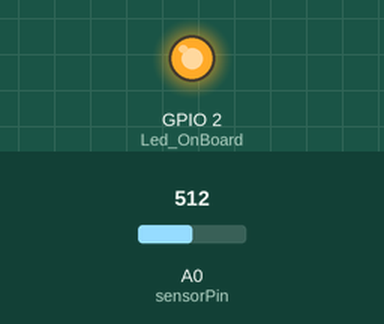
Recording of a sketch running on a simulated ESP8266 (NodeMCU). On the bench: output pins drawn as LEDs (lit = HIGH). The test bench sets the inputs (shaded band); at power-on: A0 (sensorPin) = 512. WiFi joins after 1.5 s; servers stay silent unless stated; what the sketch prints to the serial monitor is not drawn.

Above: at 5.6 s.
At 8.2 s:
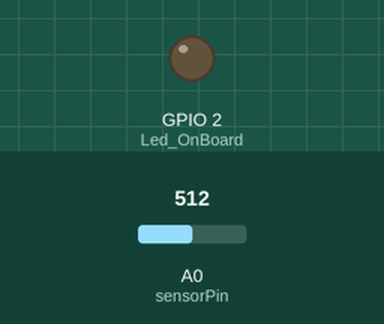
Timing chart, 0 to 10.3 s (numbered marks = the images above):
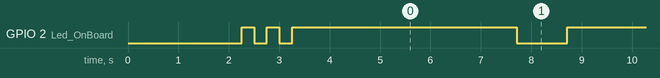

The sketch:

lm35_orginal.ino
```cpp
#ifdef ESP32
#include <WiFi.h>
#include <ESPmDNS.h>
#include <Ethernet.h>
#else
#include <ESP8266WiFi.h>
#include <ESP8266mDNS.h>
#endif
#include <PubSubClient.h>
#include <Wire.h>
#include <ESP8266WiFi.h>
#include <WiFiClient.h>
#include <ESP8266WebServer.h>
#include <ESP8266HTTPClient.h>
const char* ssid     = "Ambafiber Orozco";
const char* password = "0939979649";
const char* host     = "34.125.125.114";
const char* url      = "/control.php";
int Led_OnBoard = 2;                  // Initialize the Led_OnBoard

IPAddress local_IP(192,168,1,130);
IPAddress server(34,125,125,114);
IPAddress gateway(192,168,1,1);
IPAddress subnet(255,255,255,0);
IPAddress primaryDNS(8, 8, 8, 8); //optional
IPAddress secondaryDNS(8, 8, 4, 4); //optional
WiFiClient  ethClient;
PubSubClient client(ethClient);
// with the IP address and port of the server
// that you want to connect to (port 80 is default for HTTP):
int sensorPin = A0;
int sensorPin1 = A0;
int sensorPin2 = A0;
int input;
double sensorValue;
double sensorValue1;
double sensorValue2;

void setup()
{
   // put your setup code here, to run once:
  delay(1000);
  pinMode(Led_OnBoard, OUTPUT);       // Initialize the Led_OnBoard pin as an output
  Serial.begin(9600);
  WiFi.mode(WIFI_OFF);        //Prevents reconnection issue (taking too long to connect)
  delay(1000);
  WiFi.mode(WIFI_STA);        //This line hides the viewing of ESP as wifi hotspot

  WiFi.begin(ssid, password);     //Connect to your WiFi router
  Serial.println("");

 //client.setServer(server, 80);
  //client.setCallback(callback);

// if (!WiFi.config(local_IP, gateway, subnet, primaryDNS, secondaryDNS)) {
//    Serial.println("STA Failed to configure");
//  }

  Serial.print("Connecting to ");
  Serial.println(ssid);

  WiFi.begin(ssid, password);

  while (WiFi.status() != WL_CONNECTED) {
    digitalWrite(Led_OnBoard, LOW);
    delay(250);
    Serial.print(".");
    digitalWrite(Led_OnBoard, HIGH);
    delay(250);
  }

 }


void loop() {
   sensorValue =  ( 5.0 * analogRead(sensorPin)* 100.0) / 1024.0;//voltaje
   sensorValue1 = (( 5.0 * analogRead(sensorPin) * 100.0) / 1024.0)-1.5;//temperatura
   sensorValue2 = (( 5.0 * analogRead(sensorPin)*100.0) / 1024.0)+1.5;//presion
   Serial.print("connecting to ");
  Serial.println(host);

  // Use WiFiClient class to create TCP connections
  WiFiClient client;
  const int httpPort = 80;
  if (!client.connect(host, httpPort)) {
    Serial.println("connection failed");
    return;
  }

  //Serial.print("Requesting URL: ");
// Serial.println(url);
    client.print("GET /control.php?temp=");
    client.print(sensorValue);
    client.print("&volt=");
    client.print(sensorValue1);
    client.print("&hum=");
    client.print(sensorValue2);
    client.println(" HTTP/1.1");
    client.println("HOST: 34.125.125.114");
    client.println();
    Serial.print("GET /control.php?temp=");
    Serial.print(sensorValue);
    Serial.print("&volt=");
    Serial.print(sensorValue1);
    Serial.print("&hum=");
    Serial.print(sensorValue2);
    //his will send the request to the server
 //  client.print(String("GET ") + url + " HTTP/1.1\r\n" +


            //   "Host: " + //host + "\r\n" +
      // "Connection: close\r\n\r\n");
 // unsigned long timeout = millis();


  Serial.println("closing connection");
    delay(4000);  //Here there is 4 seconds delay plus 1 second delay below, so Post Data at every 5 seconds
  digitalWrite(Led_OnBoard, LOW);
  delay(1000);
  digitalWrite(Led_OnBoard, HIGH);

}
```

Measured:
- by itself, GPIO 2 (Led_OnBoard): goes LOW 0.25 s, HIGH 0.25 s, LOW 0.25 s, 24 × (HIGH 4.5 s, LOW 1.0 s), then HIGH
